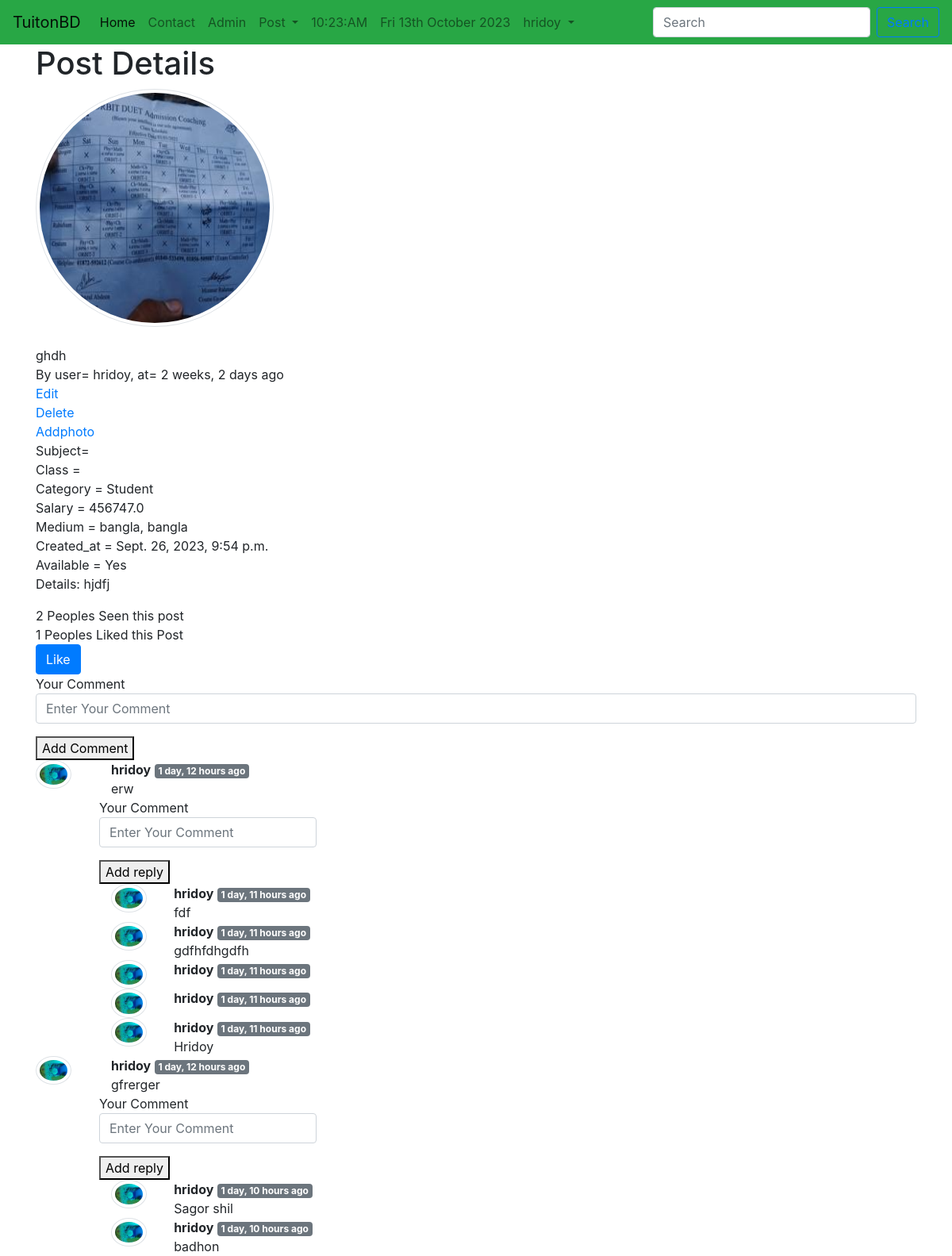
The page /tuition_App/postdetail/18/ (signed in) on the database its author committed.
### tuition_App/models.py (models this page shows, shortened)
class Post(models.Model):
    CATEGORY = (
        ("Teacher", "Teacher"),
        ("Student", "Student"),
    )
    MEDIUM = (
        ("bangla", "bangla"),
        ("English", "English"),
        ("Urdu", "Urdu"),
        ("Hindi", "Hindi"),
        ("Arabic", "Arabic"),
    )
    user = models.ForeignKey(User, on_delete=models.CASCADE, blank=True, null=True)
    id = models.AutoField(primary_key=True)
    title = models.CharField(max_length=101)
    slug = models.CharField(max_length=100, default=title)
    email = models.EmailField()
    salary = models.FloatField()
    details = models.TextField()
    available = models.BooleanField()
    category = models.CharField(max_length=100, choices=CATEGORY)
    created_at = models.DateTimeField(default=now)
    image = models.ImageField(default="default.jpg", upload_to="tuition/images")
    medium = MultiSelectField(
        max_length=100, max_choices=5, choices=MEDIUM, default="bangla"
    )
    subject = models.ManyToManyField(Subject, related_name="subject_set")
    class_in = models.ManyToManyField(Class_in, related_name="class_set")
    district = models.CharField(max_length=100, null=True, blank=True)
    likes = models.ManyToManyField(User, related_name="post_likes")
    views = models.ManyToManyField(User, related_name="post_views")
    def total_likes(self):
        return self.likes.count()
    def total_views(self):
        return self.views.count()
    def get_subject_list(self):
        sub = self.subject.all()
        subjects = ""
        for s in sub:
            subjects = subjects + str(s.name) + ","
        return subjects
    def get_class_list(self):
        sub = self.class_in.all()
        subjects = ""
        for s in sub:
            subjects = subjects + str(s.name) + ","
        return subjects
    def ProperCase(self):
        return self.title.title()
    def uppercase(self):
        return self.title.upper()
    def lowercase(self):
        return self.title.lower()
    objects = models.Manager()
    items = PostManager()

class Comment(models.Model):
    user = models.ForeignKey(User, on_delete=models.CASCADE)
    post = models.ForeignKey(Post, on_delete=models.CASCADE)
    text = models.TextField()
    parent = models.ForeignKey("self", on_delete=models.CASCADE, null=True)
    created_at = models.DateTimeField(default=now)

### session/models.py (models this page shows, shortened)
class UserProfile(models.Model):
    GENRE_CHOICES = (
        ("Male", "MALE"),
        ("Female", "FEMALE"),
    )
    CATEGORY = (
        ("Student", "Student"),
        ("Teacher", "Teacher"),
    )
    BLOOD_GROUP = (
        ("A+", "A+"),
        ("A-", "A-"),
        ("AB+", "AB+"),
        ("AB-", "AB-"),
        ("B+", "B+"),
        ("B-", "B-"),
        ("O+", "O+"),
        ("O-", "O-"),
    )
    user = models.OneToOneField(User, on_delete=models.CASCADE)
    birth_date = models.DateField()
    blood_group = models.CharField(max_length=3, choices=BLOOD_GROUP)
    gender = models.CharField(max_length=50, choices=GENRE_CHOICES)
    address = models.CharField(max_length=150)
    phone = models.CharField(max_length=13)
    nationality = models.CharField(max_length=30)
    religion = models.CharField(max_length=50)
    biodata = models.TextField()
    profession = models.CharField(max_length=50, choices=CATEGORY, null=True)
    image = models.ImageField(default="default.jpg", upload_to="session/images")

### tuition_App/views.py (the view)
# urls.py: path("postdetail/<int:pk>/", PostDetailView.as_view(), name="postdetail"),
class PostDetailView(DetailView):
    model = Post
    template_name = "tuition/postdetail.html"
    def get_context_data(self, *args, **kwargs):
        self.object.views.add(self.request.user)
        liked = False
        if self.object.likes.filter(id=self.request.user.id).exists():
            liked = True
        context = super().get_context_data(*args, **kwargs)
        post = context.get("object")
        comments = Comment.objects.filter(post=post.id, parent=None)
        replies = Comment.objects.filter(post=post.id).exclude(parent=None)
        DictofReply = {}
        for reply in replies:
            if reply.parent.id not in DictofReply.keys():
                DictofReply[reply.parent.id] = [reply]
            else:
                DictofReply[reply.parent.id].append(reply)
        context["post"] = context.get("object")
        context["liked"] = liked
        context["comments"] = comments
        context["DictofReply"] = DictofReply
        return context

### tuition_App/templatetags/tag.py (called while the page is built)
@register.filter(name="get_reply")
def get_reply(dict, key):
    return dict.get(key)

### templates/tuition/postdetail.html (shortened to what this page needs)
{% extends 'basic.html' %}
{% block body %}
{% load humanize %}
{% load tag %}
<div class="container">
    <h1>Post Details</h1>
    <div class="row">
        <div class="col-md-6">
            <img src="{{object.image.url}}" alt="" style="width: 300px; height: 300px"
                class="rounded-circle img-thumbnail">
        </div>
    </div>
    <br>
    {{object.lowercase}} <br>
    By user= {{object.user.username}}, at= {{object.created_at| naturaltime}}
    <br>
    {% if request.user == object.user %}
    <a href="/tuition_App/edit/{{object.id}}">Edit</a> <br>
    <a href="/tuition_App/delete/{{object.id}}">Delete</a> <br>
    <a href="/tuition_App/addphoto/{{object.id}}/"> Addphoto</a> <br />
    {% endif %}
    Subject= {{object.get_subject_list}} <br />
    Class ={{object.get_class_list}}<br>
    Category = {{object.category}}<br>
    Salary = {{object.salary}}<br>
    Medium = {{object.medium}}<br>
    Created_at = {{object.created_at}}<br>
    Available = {% if object.available %} Yes {% else %} No {% endif %}<br>
    <p>Details: {{object.details}}</p>
    <div>
        {{object.total_views}} Peoples Seen this post <br>
        {{object.total_likes}} Peoples Liked this Post
    </div>
    <div>
        <form action="/tuition_App/likepost/{{object.id}}/" method="post">
            {% if liked %}
            <button type="submit" class="btn btn-warning">Unlike</button>
            {% else %}
            <button type="submit" class="btn btn-primary">Like</button>
            {% endif %}
        </form>
    </div>
    <div>
        <form action="/tuition_App/addcomment/" method="post">
            <div class="form-group">
                <lebel> Your Comment</lebel>
                <input type="text" name="comment" placeholder="Enter Your Comment" class="form-control">
            </div>
            <button type="submit"> Add Comment</button>
        </form>
    </div>
    <div>
        {% for comment in comments %}
        <div class="row">
            <div class="col-md-1">
                <img src="{{comment.user.userprofile.image.url}}" class=" rounded-circle img-thumbnail"
                    style="width:45px;" alt="">
            </div>
            <div class="col-md-10">
                <b>{{comment.user.username}}</b> <span class="badge badge-secondary">
                    {{comment.created_at|naturaltime}}</span>
                <div>{{comment.text}}</div>
                <div class="row">
                    <form action="/tuition_App/addcomment/" method="post">
                        <div class="form-group">
                            <lebel> Your Comment</lebel>
                            <input type="text" name="comment" placeholder="Enter Your Comment" class="form-control">
                        </div>
                        <button type="submit"> Add reply</button>
                    </form>
                </div>
                <div>
                    {% for reply in DictofReply|get_reply:comment.id %}
                    <div class="row">
                        <div class="col-md-1">
                            <img src="{{reply.user.userprofile.image.url}}" class=" rounded-circle img-thumbnail"
                                style="width:45px;" alt="">
                        </div>
                        <div class="col-md-11">
                            <b>{{reply.user.username}}</b> <span class="badge badge-secondary">
                                {{reply.created_at|naturaltime}}</span>
                            <div>{{reply.text}}</div>
                        </div>
                    </div>
                    {% endfor %}
                </div>
            </div>
        </div>
        {% endfor %}
    </div>
</div>
{% endblock body %}

### templates/basic.html (shortened to what this page needs)
<!doctype html>
<html lang="en">
<head>
    <link rel="stylesheet" href="https://cdn.jsdelivr.net/npm/bootstrap@4.5.3/dist/css/bootstrap.min.css"
>
    {% load static %}
    {% load notifications_tags %}
</head>
<body>
    <nav class="navbar navbar-expand-lg navbar-light bg-success">
        <a class="navbar-brand" href="/">TuitonBD </a>
        <div class="collapse navbar-collapse" id="navbarSupportedContent">
            <ul class="navbar-nav mr-auto">
                <li class="nav-item active">
                    <a class="nav-link" href="{% url 'homeview' %}">Home <span class="sr-only">(current)</span></a>
                </li>
                <li class="nav-item">
                    <a class="nav-link" href="/tuition_App/contact/">Contact</a>
                </li>
                <li class="nav-item">
                    <a class="nav-link" href="/admin/">Admin</a>
                </li>
                    {% notifications_unread as unread_count %}
                <li class="nav-item dropdown">
                    <a class="nav-link dropdown-toggle" href="#" id="navbarDropdown" role="button"
                        data-toggle="dropdown" aria-haspopup="true" aria-expanded="false">
                        Post
                    </a>
                </li>
                <li class="nav-item">
                    <a class="nav-link" href="">{% now 'h:i:A' %}</a>
                </li>
                <li class="nav-item">
                    <a class="nav-link" href="">{% now "D jS F Y" %}</a>
                </li>
                {% if user.is_authenticated %}
                <li class="nav-item dropdown">
                    <a class="nav-link dropdown-toggle" href="#" id="navbarDropdown" role="button"
                        data-toggle="dropdown" aria-haspopup="true" aria-expanded="false">
                        {{user.username}}
                    </a>
                </li>
                {% endif %}
            </ul>
            <form method="post" action="/tuition_App/search/" class="form-inline my-2 my-lg-0">
                <input class="form-control mr-sm-2" type="search" placeholder="Search" name="search"
                    aria-label="Search" />
                <button class="btn btn-outline-primary my-2 my-sm-0" type="submit">
                </button>
            </form>
        </div>
    </nav>
    {% block body %}
    {% endblock body %}
</body>
</html>

### rows shown on the page
Post: image (picture), lowercase "ghdh", user.username "hridoy", created_at "2 weeks, 2 days ago", category "Student", salary "456747.0", medium "bangla, bangla", created_at "Sept. 26, 2023, 9:54 p.m.", details "hjdfj", total_views "2", total_likes "1"
Comment: user.userprofile.image (picture), user.username "hridoy", created_at "1 day, 12 hours ago", text "erw"
Comment: user.userprofile.image (picture), user.username "hridoy", created_at "1 day, 11 hours ago", text "fdf"
Comment: user.userprofile.image (picture), user.username "hridoy", created_at "1 day, 11 hours ago", text "gdfhfdhgdfh"
Comment: user.userprofile.image (picture), user.username "hridoy", created_at "1 day, 11 hours ago"
Comment: user.userprofile.image (picture), user.username "hridoy", created_at "1 day, 11 hours ago"
Comment: user.userprofile.image (picture), user.username "hridoy", created_at "1 day, 11 hours ago", text "Hridoy"
Comment: user.userprofile.image (picture), user.username "hridoy", created_at "1 day, 12 hours ago", text "gfrerger"
Comment: user.userprofile.image (picture), user.username "hridoy", created_at "1 day, 10 hours ago", text "Sagor shil"
Comment: user.userprofile.image (picture), user.username "hridoy", created_at "1 day, 10 hours ago", text "badhon"

### other values the page prints
{{ user.username }} "hridoy"
